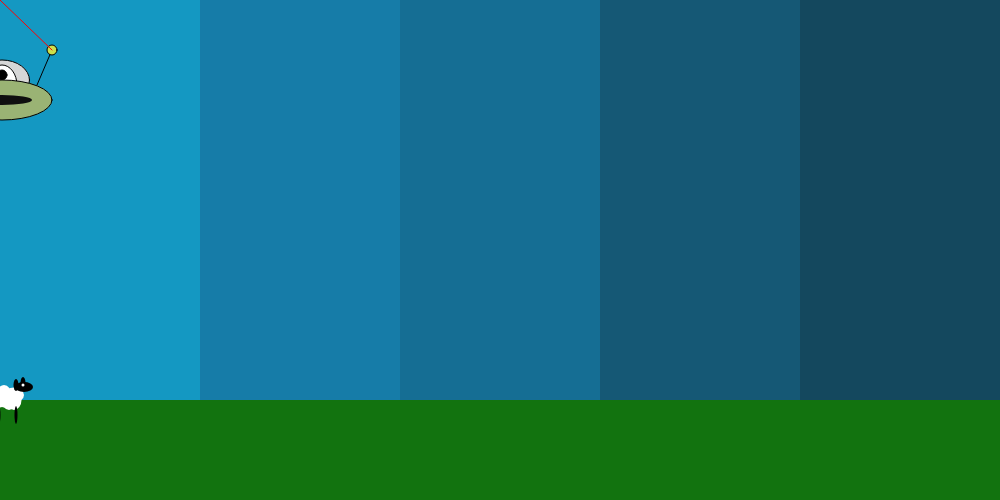
Frame 1 (no input)
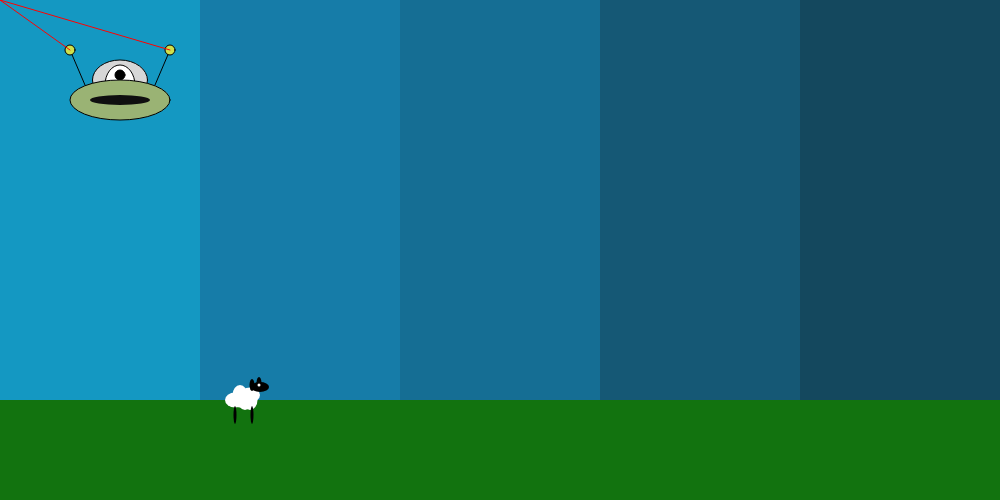
Frame 60 (no input)
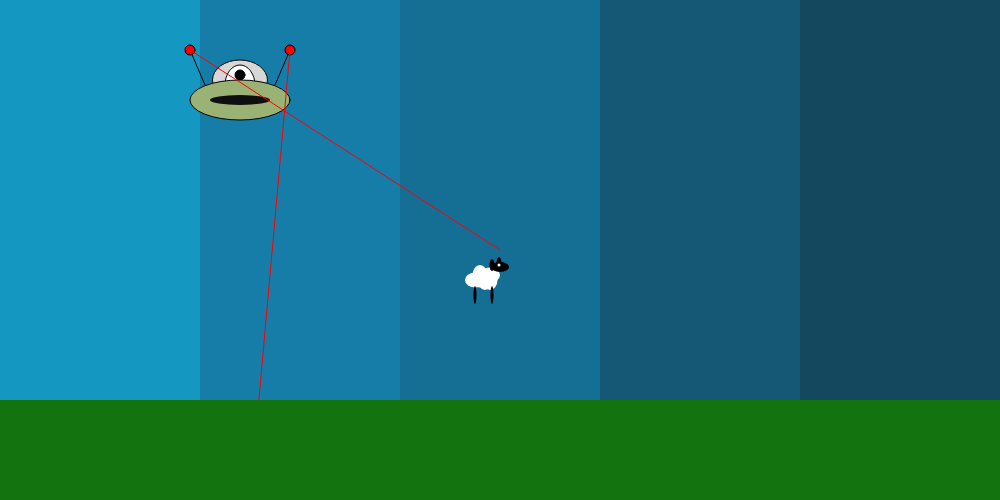
Frame 120 (the mouse pressed at the canvas centre since frame 60)

The p5.js sketch that drew these frames (run headless with seeded random() and noise() and a simulated clock; from frame 60 on, the mouse is pressed at the canvas centre):

// p5.js sketch
// ── sketch.js

// x position variable
var xpos = 0;
var xpos2 = 0;
var A = 2;
var ypos = 400;
var B = 2;
 
function setup() 
{
  // set canvas size
  createCanvas(1000, 500);
}
 
function draw() 
{

  //background(158, 244, 255);
  background(22, 124, 168);
  ellipseMode(CENTER);
    
  xpos = xpos + A;
    
  if(xpos > width)
  {
    A = -A;
  }
    
  if(xpos <= 0)
  {
    A = -A;
  }
  
  //body
    
  fill(20, 152, 194);
  noStroke(0);
  rect(0, 0, 200, 500)
    
  
  fill(21, 110, 148);
  noStroke(0);
  rect(400, 0, 200, 500)
  
  fill(21, 88, 117);
  noStroke(0);
  rect(600, 0, 200, 500)
  
  fill(20, 72, 94);
  noStroke(0);
  rect(800, 0, 200, 500)
  
//body
    
    
  fill(215);
  stroke(0);
  ellipse(xpos, 80, 55, 40);	
    
  fill(255);
  stroke(0);
  ellipse(xpos, 85, 30, 40);
 
  fill(0);
  stroke(0);
  ellipse(xpos, 75, 10, 10);
    
  fill(154, 179, 116);
  stroke(0);
  ellipse(xpos, 100, 100, 40);  
    
  fill(15);
  noStroke();
  ellipse(xpos, 100, 60, 10);	
    
  fill(0);
  stroke(0);
  line((xpos - 50), 50, (xpos - 35), 85);
    
  fill(0);
  stroke(0);
  line((xpos + 50), 50, (xpos + 35), 85);
  
  //lasers heads
   
  if (mouseIsPressed)
      fill(255, 0, 0);
    else
      fill(205, 224, 76);
  stroke(0);
  ellipse((xpos-50), 50, 10, 10); 
  
  if (mouseIsPressed)
      fill(255, 0, 0);
    else
      fill(205, 224, 76);
  stroke(0);
  ellipse((xpos+50), 50, 10, 10); 
  
  //laser beams
    
  fill(255);
  stroke(255, 0, 0);
  line((xpos-50), 50, mouseX, mouseY);
    
  fill(255);
  stroke(255, 0, 0);
  line((xpos+50), 50, mouseY, mouseX);
 
  fill(18, 115, 15);
  noStroke();
  rect(0,400,1000,200);
  
  
  
    
  if (mouseIsPressed){
  ypos = ypos - B;
  }
  
 
   xpos2 = xpos2 + B;
   
  if(xpos2 > 500)
  {
    B = -B;
  }
    
  if(xpos2 <= 0)
  {
    B = -B;
  }
  
  
  //body
  fill(255);
  noStroke(0);
  ellipse((xpos2*2), (ypos), 15, 15);
  ellipse(((xpos2*2)-5), (ypos), 20, 15);
  ellipse(((xpos2*2)+5), (ypos), 15, 20);
  ellipse(((xpos2*2)), (ypos-5), 15, 20);
  ellipse(((xpos2*2)+10), (ypos), 15, 20);
  ellipse(((xpos2*2)+10), (ypos-5), 20, 15);
  ellipse(((xpos2*2)+19), (ypos-10), 3, 3);
  
  //head and legs
  fill(0);
  noStroke(0);
  ellipse(((xpos2*2)+20), (ypos-13), 18, 10);
  ellipse(((xpos2*2)+19), (ypos-17), 5, 12);
  ellipse(((xpos2*2)+12), (ypos-15), 5, 12);
  ellipse(((xpos2*2)+12), (ypos+15), 3, 18);
  ellipse(((xpos2*2)-5), (ypos+15), 3, 18);
  
  fill(255);
  noStroke(0);
  ellipse(((xpos2*2)+19), (ypos-15), 3, 3);
    
}
